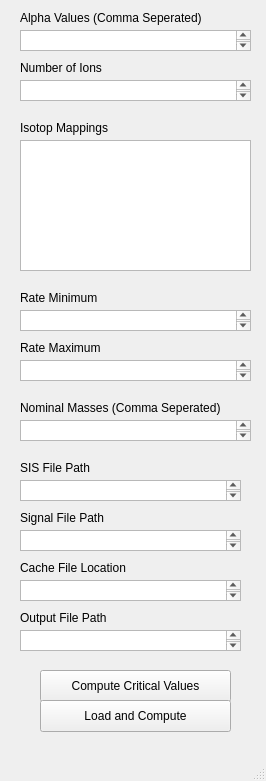
<?xml version="1.0" encoding="UTF-8"?>
<ui version="4.0">
 <class>TOFMSDataAnalysis</class>
 <widget class="QMainWindow" name="TOFMSDataAnalysis">
  <property name="geometry">
   <rect>
    <x>0</x>
    <y>0</y>
    <width>266</width>
    <height>781</height>
   </rect>
  </property>
  <property name="windowTitle">
   <string>TOFMS Data Analysis</string>
  </property>
  <widget class="QWidget" name="centralwidget">
   <widget class="QTextEdit" name="alphaValues">
    <property name="geometry">
     <rect>
      <x>20</x>
      <y>30</y>
      <width>231</width>
      <height>21</height>
     </rect>
    </property>
   </widget>
   <widget class="QLabel" name="label">
    <property name="geometry">
     <rect>
      <x>20</x>
      <y>10</y>
      <width>211</width>
      <height>16</height>
     </rect>
    </property>
    <property name="text">
     <string>Alpha Values (Comma Seperated)</string>
    </property>
   </widget>
   <widget class="QTextEdit" name="numberOfIons">
    <property name="geometry">
     <rect>
      <x>20</x>
      <y>80</y>
      <width>231</width>
      <height>21</height>
     </rect>
    </property>
   </widget>
   <widget class="QLabel" name="label_2">
    <property name="geometry">
     <rect>
      <x>20</x>
      <y>60</y>
      <width>201</width>
      <height>16</height>
     </rect>
    </property>
    <property name="text">
     <string>Number of Ions</string>
    </property>
   </widget>
   <widget class="QLabel" name="label_3">
    <property name="geometry">
     <rect>
      <x>20</x>
      <y>120</y>
      <width>211</width>
      <height>16</height>
     </rect>
    </property>
    <property name="text">
     <string>Isotop Mappings</string>
    </property>
   </widget>
   <widget class="QTextEdit" name="isotopeMappings">
    <property name="geometry">
     <rect>
      <x>20</x>
      <y>140</y>
      <width>231</width>
      <height>131</height>
     </rect>
    </property>
   </widget>
   <widget class="QLabel" name="label_4">
    <property name="geometry">
     <rect>
      <x>20</x>
      <y>290</y>
      <width>211</width>
      <height>16</height>
     </rect>
    </property>
    <property name="text">
     <string>Rate Minimum</string>
    </property>
   </widget>
   <widget class="QTextEdit" name="rateMinimum">
    <property name="geometry">
     <rect>
      <x>20</x>
      <y>310</y>
      <width>231</width>
      <height>21</height>
     </rect>
    </property>
   </widget>
   <widget class="QLabel" name="label_5">
    <property name="geometry">
     <rect>
      <x>20</x>
      <y>340</y>
      <width>211</width>
      <height>16</height>
     </rect>
    </property>
    <property name="text">
     <string>Rate Maximum</string>
    </property>
   </widget>
   <widget class="QTextEdit" name="rateMaximum">
    <property name="geometry">
     <rect>
      <x>20</x>
      <y>360</y>
      <width>231</width>
      <height>21</height>
     </rect>
    </property>
   </widget>
   <widget class="QLabel" name="label_6">
    <property name="geometry">
     <rect>
      <x>20</x>
      <y>400</y>
      <width>231</width>
      <height>16</height>
     </rect>
    </property>
    <property name="text">
     <string>Nominal Masses (Comma Seperated)</string>
    </property>
   </widget>
   <widget class="QTextEdit" name="nominalMasses">
    <property name="geometry">
     <rect>
      <x>20</x>
      <y>420</y>
      <width>231</width>
      <height>21</height>
     </rect>
    </property>
   </widget>
   <widget class="QPushButton" name="computeValues">
    <property name="geometry">
     <rect>
      <x>40</x>
      <y>670</y>
      <width>191</width>
      <height>32</height>
     </rect>
    </property>
    <property name="text">
     <string>Compute Critical Values</string>
    </property>
   </widget>
   <widget class="QTextEdit" name="sisFilePath">
    <property name="geometry">
     <rect>
      <x>20</x>
      <y>480</y>
      <width>221</width>
      <height>21</height>
     </rect>
    </property>
   </widget>
   <widget class="QLabel" name="label_7">
    <property name="geometry">
     <rect>
      <x>20</x>
      <y>460</y>
      <width>201</width>
      <height>16</height>
     </rect>
    </property>
    <property name="text">
     <string>SIS File Path</string>
    </property>
   </widget>
   <widget class="QLabel" name="label_8">
    <property name="geometry">
     <rect>
      <x>20</x>
      <y>510</y>
      <width>201</width>
      <height>16</height>
     </rect>
    </property>
    <property name="text">
     <string>Signal File Path</string>
    </property>
   </widget>
   <widget class="QTextEdit" name="signalFilePath">
    <property name="geometry">
     <rect>
      <x>20</x>
      <y>530</y>
      <width>221</width>
      <height>21</height>
     </rect>
    </property>
   </widget>
   <widget class="QLabel" name="label_9">
    <property name="geometry">
     <rect>
      <x>20</x>
      <y>560</y>
      <width>201</width>
      <height>16</height>
     </rect>
    </property>
    <property name="text">
     <string>Cache File Location</string>
    </property>
   </widget>
   <widget class="QTextEdit" name="cacheFileLocation">
    <property name="geometry">
     <rect>
      <x>20</x>
      <y>580</y>
      <width>221</width>
      <height>21</height>
     </rect>
    </property>
   </widget>
   <widget class="QLabel" name="label_10">
    <property name="geometry">
     <rect>
      <x>20</x>
      <y>610</y>
      <width>201</width>
      <height>16</height>
     </rect>
    </property>
    <property name="text">
     <string>Output File Path</string>
    </property>
   </widget>
   <widget class="QTextEdit" name="outputFilePath">
    <property name="geometry">
     <rect>
      <x>20</x>
      <y>630</y>
      <width>221</width>
      <height>21</height>
     </rect>
    </property>
   </widget>
   <widget class="QPushButton" name="loadJSON">
    <property name="geometry">
     <rect>
      <x>40</x>
      <y>700</y>
      <width>191</width>
      <height>32</height>
     </rect>
    </property>
    <property name="text">
     <string>Load and Compute</string>
    </property>
   </widget>
  </widget>
  <widget class="QMenuBar" name="menubar">
   <property name="geometry">
    <rect>
     <x>0</x>
     <y>0</y>
     <width>266</width>
     <height>24</height>
    </rect>
   </property>
  </widget>
  <widget class="QStatusBar" name="statusbar"/>
 </widget>
 <resources/>
 <connections/>
</ui>
